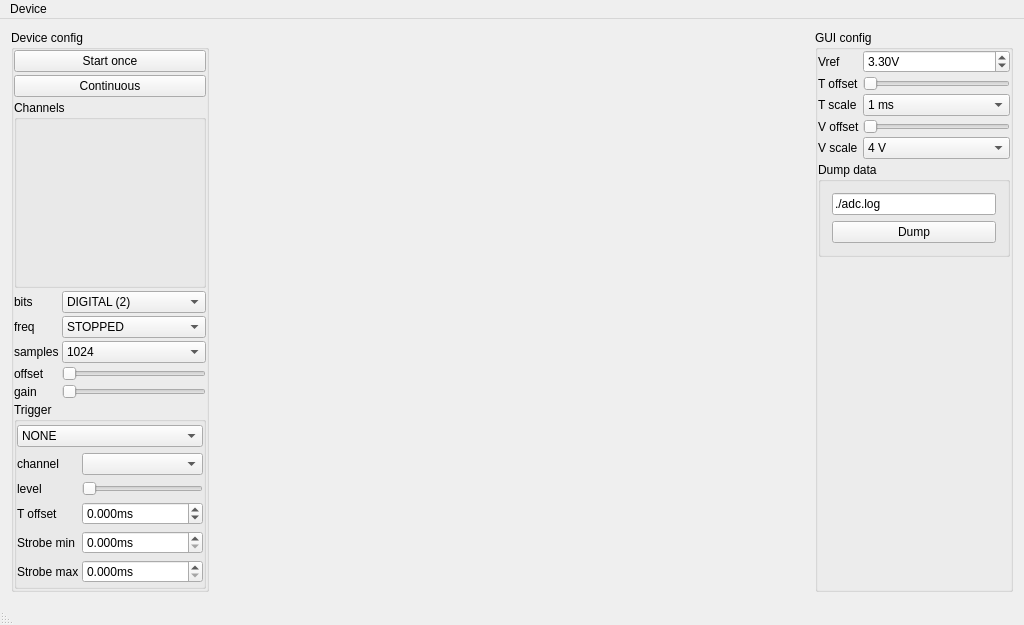
<?xml version="1.0" encoding="UTF-8"?>
<ui version="4.0">
 <class>MainWindow</class>
 <widget class="QMainWindow" name="MainWindow">
  <property name="geometry">
   <rect>
    <x>0</x>
    <y>0</y>
    <width>1024</width>
    <height>625</height>
   </rect>
  </property>
  <property name="windowTitle">
   <string>Multichannel Analog-to-Digital USB-converter</string>
  </property>
  <widget class="QWidget" name="centralWidget">
   <layout class="QGridLayout" name="gridLayout" columnstretch="1,3,1">
    <item row="1" column="2">
     <widget class="QGroupBox" name="gbGUICfg">
      <property name="title">
       <string>GUI config</string>
      </property>
      <layout class="QGridLayout" name="gridLayout_4">
       <property name="leftMargin">
        <number>0</number>
       </property>
       <property name="topMargin">
        <number>0</number>
       </property>
       <property name="rightMargin">
        <number>0</number>
       </property>
       <property name="bottomMargin">
        <number>0</number>
       </property>
       <property name="spacing">
        <number>3</number>
       </property>
       <item row="1" column="0">
        <widget class="QLabel" name="label_14">
         <property name="text">
          <string>T offset</string>
         </property>
        </widget>
       </item>
       <item row="0" column="1">
        <widget class="QDoubleSpinBox" name="dsbVRef">
         <property name="suffix">
          <string>V</string>
         </property>
         <property name="singleStep">
          <double>0.100000000000000</double>
         </property>
         <property name="value">
          <double>3.300000000000000</double>
         </property>
        </widget>
       </item>
       <item row="0" column="0">
        <widget class="QLabel" name="label_11">
         <property name="text">
          <string>Vref</string>
         </property>
        </widget>
       </item>
       <item row="1" column="1">
        <widget class="QSlider" name="hsTOffset_GUI">
         <property name="maximum">
          <number>1000</number>
         </property>
         <property name="orientation">
          <enum>Qt::Horizontal</enum>
         </property>
        </widget>
       </item>
       <item row="2" column="0">
        <widget class="QLabel" name="label_12">
         <property name="text">
          <string>T scale</string>
         </property>
        </widget>
       </item>
       <item row="5" column="0" colspan="2">
        <widget class="QGroupBox" name="gbDump">
         <property name="title">
          <string>Dump data</string>
         </property>
         <layout class="QGridLayout" name="gridLayout_5">
          <item row="0" column="0">
           <widget class="QLineEdit" name="leDumpPath">
            <property name="text">
             <string>./adc.log</string>
            </property>
           </widget>
          </item>
          <item row="1" column="0">
           <widget class="QPushButton" name="pbDoDump">
            <property name="text">
             <string>Dump</string>
            </property>
            <property name="checkable">
             <bool>true</bool>
            </property>
           </widget>
          </item>
         </layout>
        </widget>
       </item>
       <item row="4" column="1">
        <widget class="QComboBox" name="cbVScale">
         <item>
          <property name="text">
           <string>4 V</string>
          </property>
         </item>
         <item>
          <property name="text">
           <string>2 V</string>
          </property>
         </item>
         <item>
          <property name="text">
           <string>1 V</string>
          </property>
         </item>
         <item>
          <property name="text">
           <string>400 mV</string>
          </property>
         </item>
         <item>
          <property name="text">
           <string>200 mV</string>
          </property>
         </item>
         <item>
          <property name="text">
           <string>100 mV</string>
          </property>
         </item>
         <item>
          <property name="text">
           <string>40 mV</string>
          </property>
         </item>
         <item>
          <property name="text">
           <string>20 mV</string>
          </property>
         </item>
        </widget>
       </item>
       <item row="3" column="0">
        <widget class="QLabel" name="label_15">
         <property name="text">
          <string>V offset</string>
         </property>
        </widget>
       </item>
       <item row="3" column="1">
        <widget class="QSlider" name="hsVOffset_GUI">
         <property name="maximum">
          <number>1000</number>
         </property>
         <property name="orientation">
          <enum>Qt::Horizontal</enum>
         </property>
        </widget>
       </item>
       <item row="2" column="1">
        <widget class="QComboBox" name="cbTScale">
         <property name="currentIndex">
          <number>3</number>
         </property>
         <item>
          <property name="text">
           <string>100 us</string>
          </property>
         </item>
         <item>
          <property name="text">
           <string>200 us</string>
          </property>
         </item>
         <item>
          <property name="text">
           <string>500 us</string>
          </property>
         </item>
         <item>
          <property name="text">
           <string>1 ms</string>
          </property>
         </item>
         <item>
          <property name="text">
           <string>2 ms</string>
          </property>
         </item>
         <item>
          <property name="text">
           <string>5 ms</string>
          </property>
         </item>
         <item>
          <property name="text">
           <string>10 ms</string>
          </property>
         </item>
         <item>
          <property name="text">
           <string>20 ms</string>
          </property>
         </item>
         <item>
          <property name="text">
           <string>50 ms</string>
          </property>
         </item>
         <item>
          <property name="text">
           <string>100 ms</string>
          </property>
         </item>
         <item>
          <property name="text">
           <string>200 ms</string>
          </property>
         </item>
         <item>
          <property name="text">
           <string>500 ms</string>
          </property>
         </item>
         <item>
          <property name="text">
           <string>1 sec</string>
          </property>
         </item>
         <item>
          <property name="text">
           <string>2 sec</string>
          </property>
         </item>
         <item>
          <property name="text">
           <string>5 sec</string>
          </property>
         </item>
        </widget>
       </item>
       <item row="4" column="0">
        <widget class="QLabel" name="label_13">
         <property name="text">
          <string>V scale</string>
         </property>
        </widget>
       </item>
       <item row="6" column="0" colspan="2">
        <spacer name="verticalSpacer">
         <property name="orientation">
          <enum>Qt::Vertical</enum>
         </property>
         <property name="sizeHint" stdset="0">
          <size>
           <width>20</width>
           <height>40</height>
          </size>
         </property>
        </spacer>
       </item>
      </layout>
     </widget>
    </item>
    <item row="1" column="1">
     <widget class="QLabel" name="lPlot">
      <property name="text">
       <string/>
      </property>
     </widget>
    </item>
    <item row="1" column="0">
     <widget class="QGroupBox" name="gbDeviceCfg">
      <property name="title">
       <string>Device config</string>
      </property>
      <layout class="QGridLayout" name="gridLayout_2">
       <property name="leftMargin">
        <number>0</number>
       </property>
       <property name="topMargin">
        <number>0</number>
       </property>
       <property name="rightMargin">
        <number>0</number>
       </property>
       <property name="bottomMargin">
        <number>0</number>
       </property>
       <property name="spacing">
        <number>3</number>
       </property>
       <item row="9" column="0" colspan="2">
        <widget class="QGroupBox" name="gbTrigger">
         <property name="title">
          <string>Trigger</string>
         </property>
         <layout class="QGridLayout" name="gridLayout_3">
          <property name="leftMargin">
           <number>0</number>
          </property>
          <property name="topMargin">
           <number>0</number>
          </property>
          <property name="rightMargin">
           <number>0</number>
          </property>
          <property name="bottomMargin">
           <number>0</number>
          </property>
          <property name="spacing">
           <number>3</number>
          </property>
          <item row="2" column="1">
           <widget class="QSlider" name="hsTrigLevel">
            <property name="maximum">
             <number>4095</number>
            </property>
            <property name="orientation">
             <enum>Qt::Horizontal</enum>
            </property>
           </widget>
          </item>
          <item row="1" column="1">
           <widget class="QComboBox" name="cbTrigChannel"/>
          </item>
          <item row="3" column="0">
           <widget class="QLabel" name="label_8">
            <property name="text">
             <string>T offset</string>
            </property>
           </widget>
          </item>
          <item row="2" column="0">
           <widget class="QLabel" name="label_7">
            <property name="text">
             <string>level</string>
            </property>
           </widget>
          </item>
          <item row="4" column="1">
           <widget class="QDoubleSpinBox" name="dsbTrigTMin">
            <property name="suffix">
             <string>ms</string>
            </property>
            <property name="decimals">
             <number>3</number>
            </property>
            <property name="minimum">
             <double>0.000000000000000</double>
            </property>
            <property name="maximum">
             <double>9999.000000000000000</double>
            </property>
            <property name="singleStep">
             <double>0.050000000000000</double>
            </property>
           </widget>
          </item>
          <item row="3" column="1">
           <widget class="QDoubleSpinBox" name="dsbTrigOffset">
            <property name="suffix">
             <string>ms</string>
            </property>
            <property name="decimals">
             <number>3</number>
            </property>
            <property name="minimum">
             <double>-9999.000000000000000</double>
            </property>
            <property name="maximum">
             <double>9999.000000000000000</double>
            </property>
            <property name="singleStep">
             <double>0.050000000000000</double>
            </property>
           </widget>
          </item>
          <item row="0" column="0" colspan="2">
           <widget class="QComboBox" name="cbTrigger">
            <item>
             <property name="text">
              <string>NONE</string>
             </property>
            </item>
            <item>
             <property name="text">
              <string>RISING</string>
             </property>
            </item>
            <item>
             <property name="text">
              <string>FALLING</string>
             </property>
            </item>
            <item>
             <property name="text">
              <string>THRESHOLD</string>
             </property>
            </item>
            <item>
             <property name="text">
              <string>STROBE LO</string>
             </property>
            </item>
            <item>
             <property name="text">
              <string>STROBE HI</string>
             </property>
            </item>
           </widget>
          </item>
          <item row="4" column="0">
           <widget class="QLabel" name="label_9">
            <property name="text">
             <string>Strobe min</string>
            </property>
           </widget>
          </item>
          <item row="1" column="0">
           <widget class="QLabel" name="label_6">
            <property name="text">
             <string>channel</string>
            </property>
           </widget>
          </item>
          <item row="5" column="0">
           <widget class="QLabel" name="label_10">
            <property name="text">
             <string>Strobe max</string>
            </property>
           </widget>
          </item>
          <item row="5" column="1">
           <widget class="QDoubleSpinBox" name="dsbTrigTMax">
            <property name="suffix">
             <string>ms</string>
            </property>
            <property name="decimals">
             <number>3</number>
            </property>
            <property name="minimum">
             <double>0.000000000000000</double>
            </property>
            <property name="maximum">
             <double>9999.000000000000000</double>
            </property>
            <property name="singleStep">
             <double>0.050000000000000</double>
            </property>
           </widget>
          </item>
         </layout>
        </widget>
       </item>
       <item row="0" column="0" colspan="2">
        <widget class="QPushButton" name="pbOnce">
         <property name="text">
          <string>Start once</string>
         </property>
        </widget>
       </item>
       <item row="3" column="0" colspan="2">
        <widget class="QGroupBox" name="gbChannels">
         <property name="title">
          <string>Channels</string>
         </property>
        </widget>
       </item>
       <item row="6" column="0">
        <widget class="QLabel" name="label_3">
         <property name="text">
          <string>samples</string>
         </property>
        </widget>
       </item>
       <item row="8" column="0">
        <widget class="QLabel" name="label_5">
         <property name="text">
          <string>gain</string>
         </property>
        </widget>
       </item>
       <item row="8" column="1">
        <widget class="QSlider" name="hsGain">
         <property name="maximum">
          <number>11</number>
         </property>
         <property name="orientation">
          <enum>Qt::Horizontal</enum>
         </property>
        </widget>
       </item>
       <item row="6" column="1">
        <widget class="QComboBox" name="cbSamples">
         <property name="currentIndex">
          <number>0</number>
         </property>
         <item>
          <property name="text">
           <string>1024</string>
          </property>
         </item>
         <item>
          <property name="text">
           <string>2048</string>
          </property>
         </item>
         <item>
          <property name="text">
           <string>4096</string>
          </property>
         </item>
         <item>
          <property name="text">
           <string>8192</string>
          </property>
         </item>
         <item>
          <property name="text">
           <string>16384</string>
          </property>
         </item>
         <item>
          <property name="text">
           <string>32768</string>
          </property>
         </item>
         <item>
          <property name="text">
           <string>65536</string>
          </property>
         </item>
         <item>
          <property name="text">
           <string>131072</string>
          </property>
         </item>
         <item>
          <property name="text">
           <string>262144</string>
          </property>
         </item>
         <item>
          <property name="text">
           <string>524288</string>
          </property>
         </item>
         <item>
          <property name="text">
           <string>1048576</string>
          </property>
         </item>
        </widget>
       </item>
       <item row="1" column="0" colspan="2">
        <widget class="QPushButton" name="pbContinuous">
         <property name="text">
          <string>Continuous</string>
         </property>
         <property name="checkable">
          <bool>true</bool>
         </property>
        </widget>
       </item>
       <item row="7" column="1">
        <widget class="QSlider" name="hsOffset">
         <property name="maximum">
          <number>4095</number>
         </property>
         <property name="orientation">
          <enum>Qt::Horizontal</enum>
         </property>
        </widget>
       </item>
       <item row="5" column="1">
        <widget class="QComboBox" name="cbFrequency">
         <item>
          <property name="text">
           <string>STOPPED</string>
          </property>
         </item>
         <item>
          <property name="text">
           <string>MAX</string>
          </property>
         </item>
         <item>
          <property name="text">
           <string>500 kHz</string>
          </property>
         </item>
         <item>
          <property name="text">
           <string>200 kHz</string>
          </property>
         </item>
         <item>
          <property name="text">
           <string>100 kHz</string>
          </property>
         </item>
         <item>
          <property name="text">
           <string>50 kHz</string>
          </property>
         </item>
         <item>
          <property name="text">
           <string>20 kHz</string>
          </property>
         </item>
         <item>
          <property name="text">
           <string>10 kHz</string>
          </property>
         </item>
         <item>
          <property name="text">
           <string>5 kHz</string>
          </property>
         </item>
         <item>
          <property name="text">
           <string>2 kHz</string>
          </property>
         </item>
         <item>
          <property name="text">
           <string>1 kHz</string>
          </property>
         </item>
        </widget>
       </item>
       <item row="5" column="0">
        <widget class="QLabel" name="label_2">
         <property name="text">
          <string>freq</string>
         </property>
        </widget>
       </item>
       <item row="7" column="0">
        <widget class="QLabel" name="label_4">
         <property name="text">
          <string>offset</string>
         </property>
        </widget>
       </item>
       <item row="4" column="1">
        <widget class="QComboBox" name="cbNBits">
         <item>
          <property name="text">
           <string>DIGITAL (2)</string>
          </property>
         </item>
         <item>
          <property name="text">
           <string>LO (4)</string>
          </property>
         </item>
         <item>
          <property name="text">
           <string>MID (8)</string>
          </property>
         </item>
         <item>
          <property name="text">
           <string>HI (12)</string>
          </property>
         </item>
        </widget>
       </item>
       <item row="4" column="0">
        <widget class="QLabel" name="label">
         <property name="text">
          <string>bits</string>
         </property>
        </widget>
       </item>
      </layout>
     </widget>
    </item>
    <item row="0" column="1">
     <layout class="QFormLayout" name="formLayout"/>
    </item>
   </layout>
  </widget>
  <widget class="QMenuBar" name="menuBar">
   <property name="geometry">
    <rect>
     <x>0</x>
     <y>0</y>
     <width>1024</width>
     <height>30</height>
    </rect>
   </property>
   <widget class="QMenu" name="menuDevice">
    <property name="title">
     <string>Device</string>
    </property>
   </widget>
   <addaction name="menuDevice"/>
  </widget>
  <widget class="QStatusBar" name="statusBar">
   <property name="layoutDirection">
    <enum>Qt::RightToLeft</enum>
   </property>
  </widget>
 </widget>
 <layoutdefault spacing="6" margin="11"/>
 <resources/>
 <connections/>
</ui>
